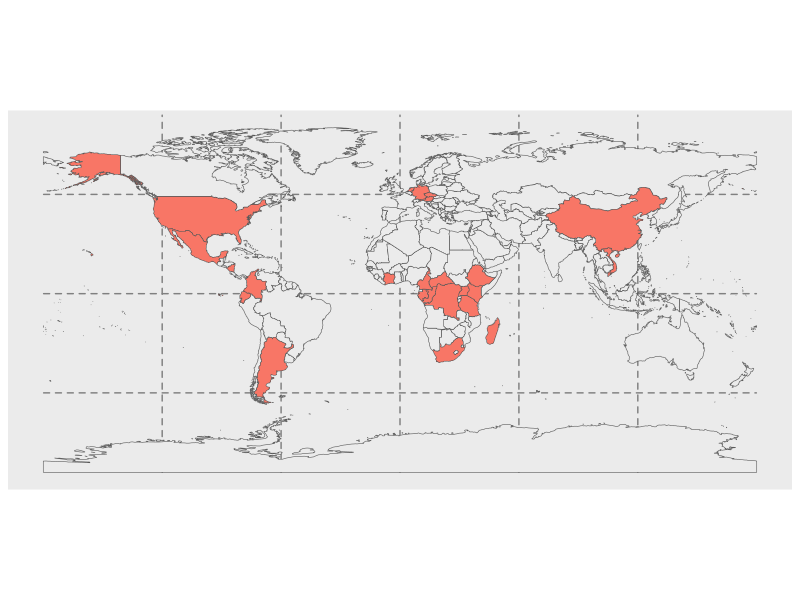
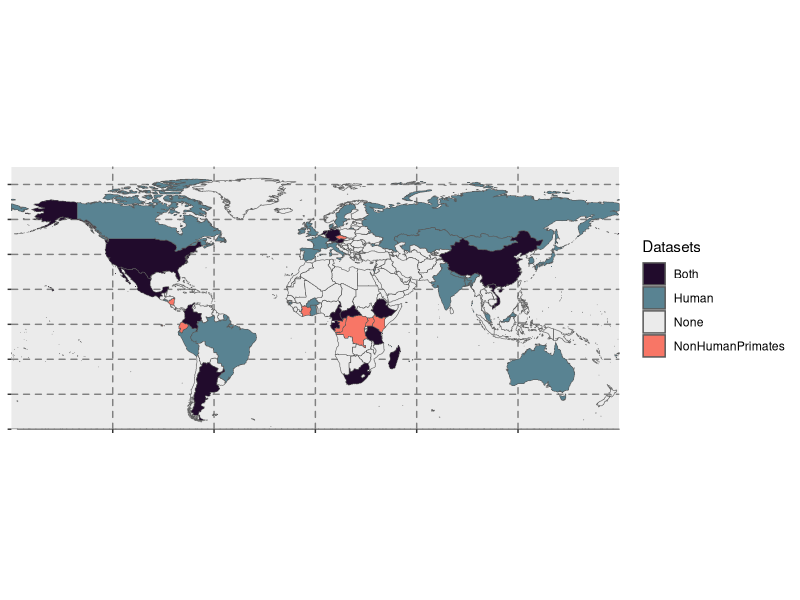
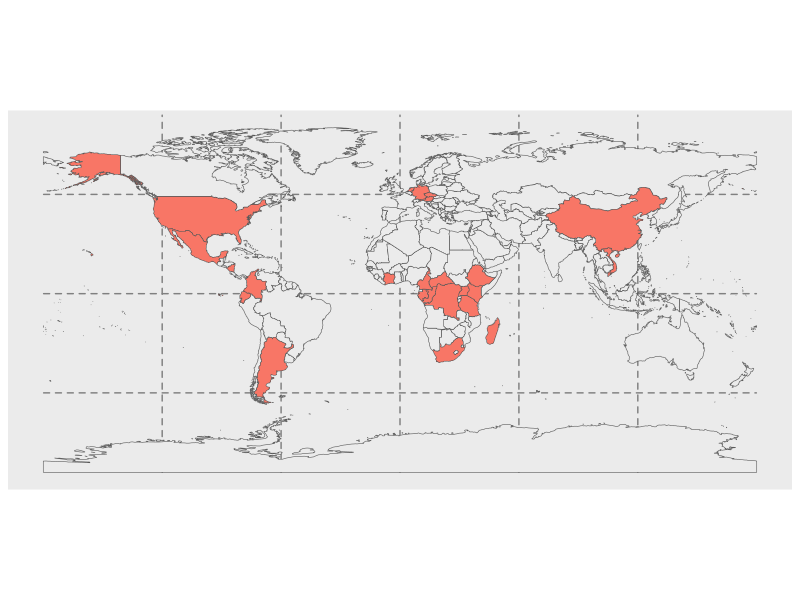
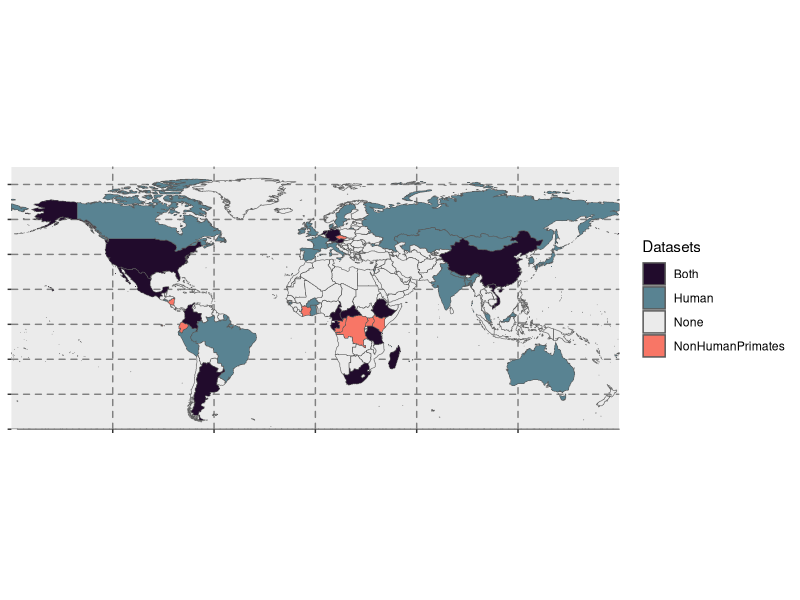

Source code (R) for these figures, in order:
## ---- chunk 1
library("rnaturalearth")
library("rnaturalearthdata")
library("ggplot2")
## ---- chunk 2
# Load the world map
world = ne_countries(scale = "medium", returnclass = "sf")

# Set the countries of the study
NHP_countries=c("Côte d'Ivoire", "Germany", "Dem. Rep. Congo","Gabon", "Uganda", "United States of America","Czechia","South Africa", "Vietnam", "Austria","Tanzania","China","Kenya","Cameroon","Netherlands","Singapore","Argentina", "Nicaragua", "Mexico", "Colombia", "Ecuador", "Uganda", "Madagascar", "Central African Rep.", "Ethiopia", "Congo")
NHPCountries = world$name %in% NHP_countries

# Plot
ggplot(data = world) +
  geom_sf(aes(fill = NHPCountries)) +
  scale_fill_manual(values = c("TRUE" = "#F87666", "FALSE" = "#EBEBEB")) +
  theme(panel.grid.major = element_line(color = gray(.5), linetype = "dashed", size = 0.5),
        panel.background = element_rect(fill = "#EBEBEB"),
        axis.text.x = element_blank(),
        axis.text.y = element_blank(),
        legend.position = "none")

ggsave("./Graficas/NHP_map.png",height = 8, width = 18,dpi=600)
## ---- chunk 3
# Set the countries of the study
H_countries=c("Sweden","Fiji","Nepal","Tanzania","Brazil","Italy","Colombia","India","Australia","Cameroon","Austria","Russia","Singapore","Argentina","Spain","United Kingdom","United States of America","Burkina Faso","South Korea","Kazakhstan","Denmark","Bangladesh","Mongolia","Japan","Peru","Madagascar","El Salvador","Canada","Netherlands","Luxembourg","Central African Rep.","Ireland","Gabon","Germany","Vietnam","South Africa","Malaysia","Ethiopia","Ghana","China","Guinea-Bissau","Mexico","Israel","France")
HCountries = world$name %in% H_countries

# Group the countries by its presence in the studies
Datasets = ifelse(NHPCountries & HCountries, "Both", ifelse(NHPCountries, "NonHumanPrimates", ifelse(HCountries, "Human", "None")))

# Plot
ggplot(data = world) +
  geom_sf(aes(fill = Datasets)) +
  scale_fill_manual(values = c("Both" = "#210B2C", "NonHumanPrimates" = "#F87666", "Human" = "#598392", "None" = "#EBEBEB")) +
  coord_sf(xlim = c(-180, 180), ylim = c(-60, 90), expand = FALSE) +
  theme(panel.grid.major = element_line(color = gray(.5), linetype = "dashed", size = 0.5),
        panel.background = element_rect(fill = "#EBEBEB"),
        axis.text.x = element_blank(),
        axis.text.y = element_blank())

ggsave("./Graficas/world_map.png",height = 8, width = 18,dpi=600)
